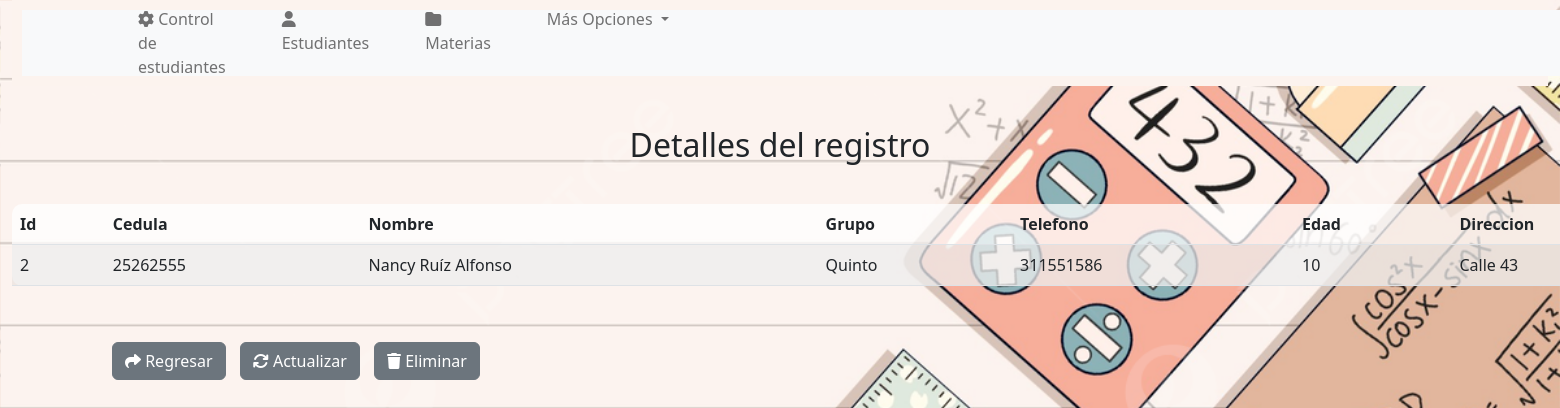
Page /view/estudiante/show.php?id=2 (signed in) on the committed database.
### tables this page shows
CREATE TABLE `estudiantes` (
  `id` bigint(11) UNSIGNED NOT NULL,
  `cedula` varchar(50) NOT NULL,
  `nombre` varchar(50) NOT NULL,
  `telefono` varchar(50) NOT NULL,
  `edad` varchar(50) NOT NULL,
  `direccion` varchar(50) NOT NULL,
  `id_grupo` bigint(14) UNSIGNED NOT NULL
);

CREATE TABLE `grupo` (
  `id_grupo` bigint(14) UNSIGNED NOT NULL,
  `nombre` varchar(50) NOT NULL
);

### config/db.php (called while the page is built)
<?php
    class db{
        private $host = "localhost";
        private $dbname = "colegio";
        private $user = "root";
        private $password ="";
        public function conexion(){
            try{
                $PDO = new PDO("mysql:host=".$this->host.";dbname=".$this->dbname,$this->user,$this->password);
                return $PDO;
            }catch(PDOException $e){
                return $e->getMessage();
            }
        }
    }
?>

### controller/estController.php (called while the page is built, shortened)
<?php
    class estController{
        private $model;
        public function __construct(){
            require_once("c://xampp/htdocs/ColegioPOO/model/estModel.php");
            $this-> model = new estModel();
        }
        public function show($id){
            return ($this->model->show($id)!= false) ? $this->model->show($id) : header("Location:index.php");
        }
    }
?>

### model/estModel.php (called while the page is built, shortened)
<?php
    class estModel{
        private $PDO;
        public function __construct(){
            require_once("c://xampp/htdocs/ColegioPOO/config/db.php");
            $con = new db();
            $this->PDO = $con->conexion();
        }
        public function show($id){
            $stament = $this->PDO->prepare("SELECT estudiantes.id, estudiantes.cedula, estudiantes.nombre, estudiantes.telefono, estudiantes.edad, estudiantes.direccion, grupo.nombre FROM grupo INNER JOIN estudiantes
            ON estudiantes.id_grupo = grupo.id_grupo WHERE estudiantes.id = :id");
            $stament->bindParam(":id",$id);
            return ($stament->execute()) ? $stament->fetch() : false ;
        }
    }
?>

### view/estudiante/show.php (the view, shortened to what this page needs)
<?php
    require_once("../head/head.php");
    require_once("C://xampp/htdocs/ColegioPOO/controller/estController.php");
    $obj = new estController();
    $date = $obj->show($_GET['id']);
?>
<h2 class="text-center" style="margin-top:40px; margin-bottom:40px;">Detalles del registro</h2>
<center>
<div style="width :1700px" >
    <table  class="table table-striped" style="background-color:rgba(255, 255, 255,0.738); padding:50px; margin-right:650px; border-radius:10px">
        <thead>
            <tr>
                <th scope ="col">Id</th>
                <th scope ="col">Cedula</th>
                <th scope ="col">Nombre</th>
                <th scope ="col">Grupo</th>
                <th scope ="col">Telefono</th>
                <th scope ="col">Edad</th>
                <th scope ="col">Direccion</th>
            </tr>
        </thead>
        <tbody>
            <tr>
                <td scope="col"><?= $date[0]?></td>
                <td scope="col"><?= $date[1]?></td>
                <td scope="col"><?= $date[2]?></td>
                <td scope="col"><?= $date[6]?></td>
                <td scope="col"><?= $date[3]?></td>
                <td scope="col"><?= $date[4]?></td>
                <td scope="col"><?= $date[5]?></td>
            </tr>
        </tbody>
    </table>
</div>
</center>
<div class="pb-3" >
    <a href="index.php"  class="btn btn-secondary" style="margin-top:40px; margin-left:100px;"><i class="fa-solid fa-share"></i>  Regresar</a>
    <a href="index.php?id=<?= $date[0]?>" class="btn btn-secondary" style="margin-top:40px;  margin-left:10px"><i class="fa-solid fa-arrows-rotate"></i>  Actualizar</a>
    <a class="btn btn-secondary" data-bs-toggle="modal" data-bs-target="#exampleModal" style="margin-top:40px;  margin-left:10px"> <i class="fa-solid fa-trash"></i>  Eliminar</a>
</div>
<?php
    require_once("../head/footer.php");
?>

### view/css/estilos.css (style rules this page uses)
body { height:100%; width: 100%; background: url(m3.jpg); background-size: cover; }

### rows in the picture
estudiantes: id "2", cedula "25262555", nombre "Nancy Ruíz Alfonso", id_grupo.nombre "Quinto", telefono "311551586", edad "10", direccion "Calle 43"
